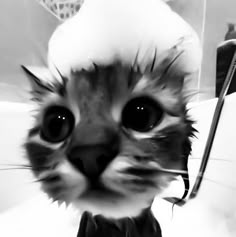
#> input picture mykitty.jpg, 236 x 237 px
$ jupyter execute 'ДЗ-1.ipynb'
#> lines starting #> are read from the running program, lines starting #| are printed output that depends on the picture; after the words box and inside, x2 and y2 are one past the last pixel; in counts of white or black regions, pixels touching at a corner belong together; long printed decimals are rounded
[cell 1]
import numpy as np
import cv2
import matplotlib.pyplot as plt

[cell 2]
image = cv2.imread('mykitty.jpg', cv2.IMREAD_GRAYSCALE)
#> image is the input picture: shape (237, 236); min 0, max 255, mean 156.2

plt.imshow(image, cmap='gray')
plt.axis('off')
plt.show()

[cell 3]
# Построение гистограммы через OpenCV
hist = cv2.calcHist([image], [0], None, [256], [0, 256])
#> hist = 256 values, max 2520 at index 254, min 60 at index 133, mean 218.5

hist = hist.flatten()

[cell 4]
plt.figure(figsize=(10, 4))
plt.plot(hist)
plt.xlabel('Яркость')
plt.ylabel('Количество пикселей')
plt.title('Гистограмма изображения')
plt.show()
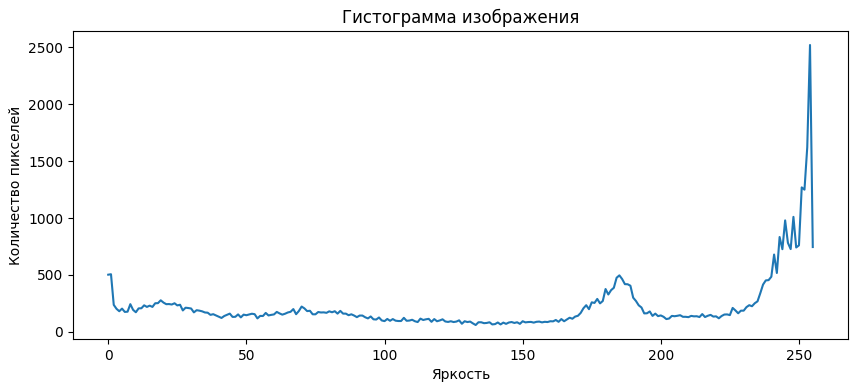
#> figure drawn by matplotlib, 1 panel; curve peaks at x = 254, y = 2520

[cell 5]
# Накопленная гистограмма
cdf = hist.cumsum()
#> cdf = 256 values from 502 to 55932

plt.figure(figsize=(10, 4))
plt.plot(cdf)
plt.xlabel('Яркость')
plt.ylabel('Накопленное количество пикселей')
plt.title('CDF')
plt.show()
#> figure, not shown here; curve peaks at x = 255, y = 55932

[cell 6]
# Эквализация гистограммы через OpenCV
equalized_image = cv2.equalizeHist(image)

[cell 7]
plt.figure(figsize=(12, 5))

plt.subplot(1, 2, 1)
plt.imshow(image, cmap='gray')
plt.title('Исходное изображение')
plt.axis('off')

plt.subplot(1, 2, 2)
plt.imshow(equalized_image, cmap='gray')
plt.title('После cv2.equalizeHist')
plt.axis('off')

plt.show()

[cell 8]
gamma1 = 0.5
gamma2 = 2.0

gamma_image1 = np.array(
    255 * (image / 255) ** gamma1,
    dtype=np.uint8
)

gamma_image2 = np.array(
    255 * (image / 255) ** gamma2,
    dtype=np.uint8
)
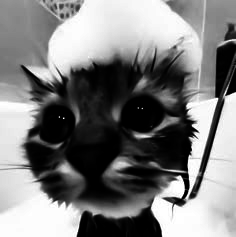
#> gamma_image2: shape (237, 236); min 0, max 255, mean 125.3


plt.figure(figsize=(15, 5))

plt.subplot(1, 3, 1)
plt.imshow(image, cmap='gray')
plt.title('Исходное изображение')
plt.axis('off')

plt.subplot(1, 3, 2)
plt.imshow(gamma_image1, cmap='gray')
plt.title('Гамма = 0.5')
plt.axis('off')

plt.subplot(1, 3, 3)
plt.imshow(gamma_image2, cmap='gray')
plt.title('Гамма = 2.0')
plt.axis('off')

plt.show()

[cell 9]
from skimage.metrics import structural_similarity, mean_squared_error

mse_gamma1 = mean_squared_error(image, gamma_image1)
#> mse_gamma1 = 1454.6
ssim_gamma1 = structural_similarity(image, gamma_image1)
#> ssim_gamma1 = 0.851

mse_gamma2 = mean_squared_error(image, gamma_image2)
#> mse_gamma2 = 1446.4
ssim_gamma2 = structural_similarity(image, gamma_image2)
#> ssim_gamma2 = 0.744

print("Gamma = 0.5")
print("MSE:", mse_gamma1)
#| MSE: 1454.566
print("SSIM:", ssim_gamma1)
#| SSIM: 0.8511

print("\nGamma = 2.0")
print("MSE:", mse_gamma2)
#| MSE: 1446.393
print("SSIM:", ssim_gamma2)
#| SSIM: 0.744

[cell 10]
mean = image.mean()
#> mean = 156.2
std = image.std()
#> std = 87.35

print("Среднее значение:", mean)
#| Среднее значение: 156.235
print("Стандартное отклонение:", std)
#| Стандартное отклонение: 87.352

[cell 11]
color_image = cv2.imread('mykittycolor.jpg')
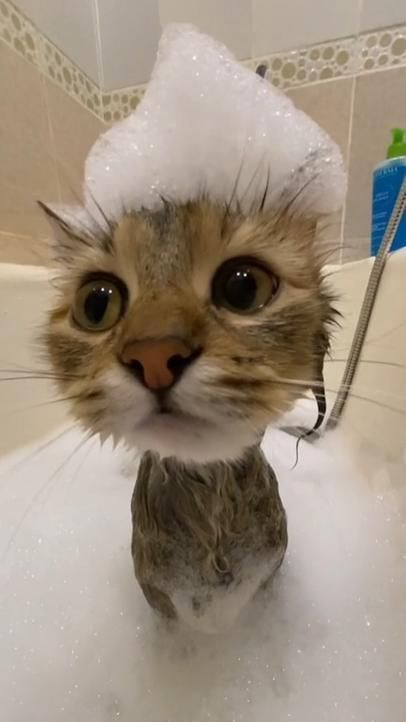
#> input picture mykittycolor.jpg, 406 x 722 px
#> color_image is the input picture: shape (722, 406, 3); mean B, G, R 126.6, 142.9, 157

color_image = cv2.cvtColor(color_image, cv2.COLOR_BGR2RGB)

plt.figure(figsize=(6, 5))
plt.imshow(color_image)
plt.title('Исходное цветное изображение')
plt.axis('off')
plt.show()

[cell 12]
eq_gray = equalized_image

print('Среднее исходного изображения:', np.mean(image))
#| Среднее исходного изображения: 156.235
print('Стандартное отклонение исходного:', np.std(image))
#| Стандартное отклонение исходного: 87.352

print('Среднее eq_gray:', np.mean(eq_gray))
#| Среднее eq_gray: 127.494
print('Стандартное отклонение eq_gray:', np.std(eq_gray))
#| Стандартное отклонение eq_gray: 75.220

[cell 13]
target_mean = np.mean(eq_gray)
#> target_mean = 127.5
target_std = np.std(eq_gray)
#> target_std = 75.22

print("Целевое среднее:", target_mean)
#| Целевое среднее: 127.494
print("Целевое стандартное отклонение:", target_std)
#| Целевое стандартное отклонение: 75.220

[cell 14]
lab = cv2.cvtColor(color_image, cv2.COLOR_RGB2LAB)
#> lab: shape (722, 406, 3); mean of channels 0, 1, 2 152.1, 131, 139

l, a, b = cv2.split(lab)
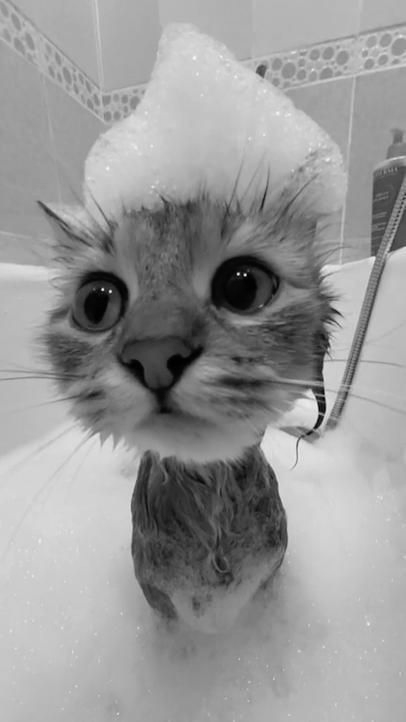
#> l: shape (722, 406); min 0, max 246, mean 152.1
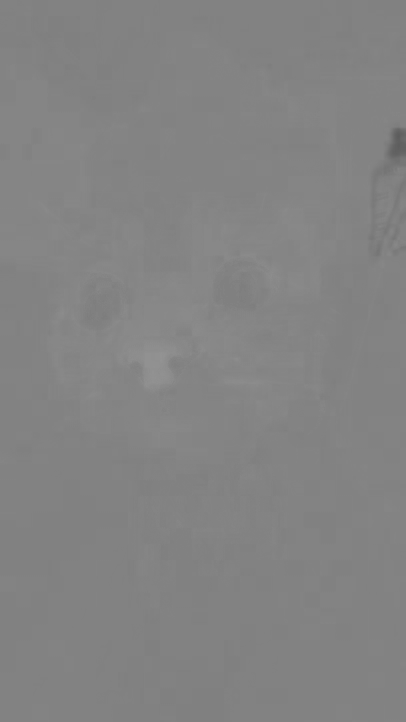
#> a: shape (722, 406); min 92, max 147, mean 131

l_equalized = cv2.equalizeHist(l)
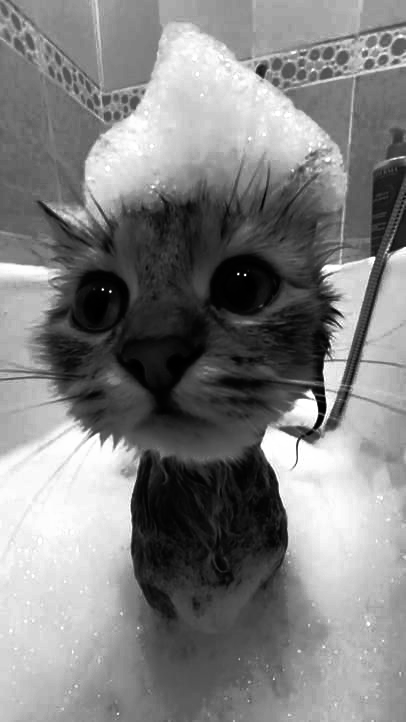
#> l_equalized: shape (722, 406); min 0, max 255, mean 128.5

lab_corrected = cv2.merge((l_equalized, a, b))
#> lab_corrected: shape (722, 406, 3); mean of channels 0, 1, 2 128.5, 131, 139

corrected_color = cv2.cvtColor(lab_corrected, cv2.COLOR_LAB2RGB)
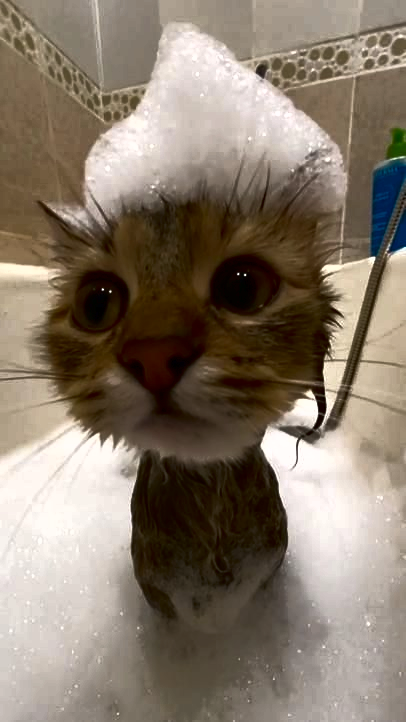
#> corrected_color: shape (722, 406, 3); mean R, G, B 134.9, 121.6, 106.5

print("Статистическая цветокоррекция выполнена")

[cell 15]
plt.figure(figsize=(12, 5))

plt.subplot(1, 2, 1)
plt.imshow(color_image)
plt.title('Исходное цветное изображение')
plt.axis('off')

plt.subplot(1, 2, 2)
plt.imshow(corrected_color)
plt.title('После статистической цветокоррекции')
plt.axis('off')

plt.show()

[cell 16]
thresholds = [50, 100, 150, 200]

plt.figure(figsize=(15, 10))

for i, threshold in enumerate(thresholds):

    _, binary = cv2.threshold(
        image,
        threshold,
        255,
        cv2.THRESH_BINARY
    )

    plt.subplot(2, 2, i + 1)
    plt.imshow(binary, cmap='gray')
    plt.title(f'Порог = {threshold}')
    plt.axis('off')
#> this loop made 4 passes
#> pass 1, `_, binary = cv2.threshold( image, threshold, 255, cv2.THRESH_BINARY )`:
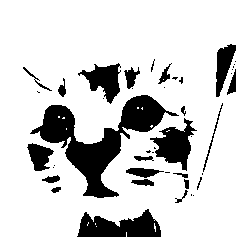
#> binary: shape (237, 236); 81.3% white; 44 black regions (22 under 20 px), largest, box (x1, y1, x2, y2) and area: (30, 95, 179, 198) 4518, (77, 209, 161, 237) 1499, (150, 118, 197, 171) 1127

plt.tight_layout()
plt.show()
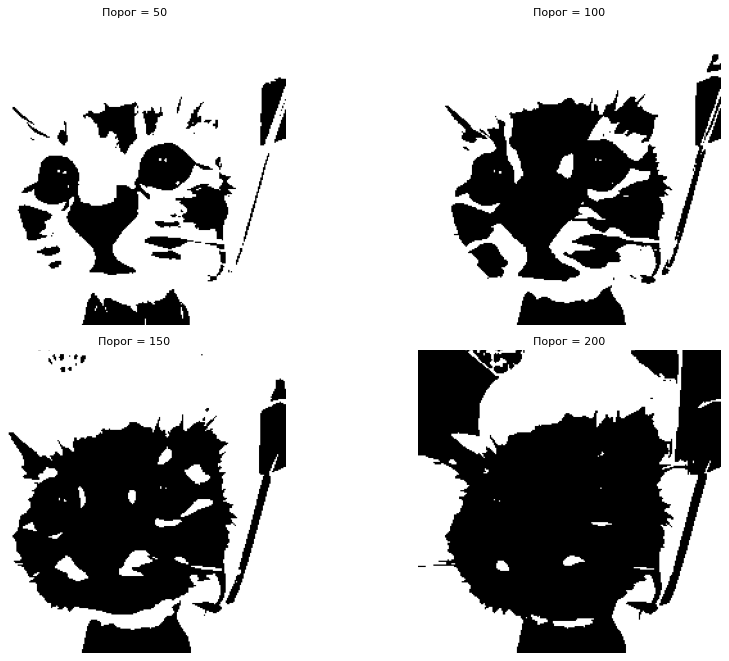
#> figure drawn by matplotlib, 4 panels

[cell 17]
threshold = 120

_, binary = cv2.threshold(
    image,
    threshold,
    255,
    cv2.THRESH_BINARY
)
#> binary: shape (237, 236); 63.7% white; 12 black regions (8 under 20 px), largest, box (x1, y1, x2, y2) and area: (21, 53, 198, 206) 16921, (77, 199, 162, 237) 1751, (190, 42, 236, 198) 1470, (225, 24, 236, 40) 113

_, binary_inv = cv2.threshold(
    image,
    threshold,
    255,
    cv2.THRESH_BINARY_INV
)

_, otsu = cv2.threshold(
    image,
    0,
    255,
    cv2.THRESH_BINARY + cv2.THRESH_OTSU
)
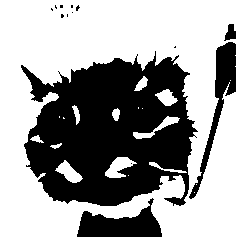
#> otsu: shape (237, 236); 61% white; 14 black regions (10 under 20 px), largest, box (x1, y1, x2, y2) and area: (21, 51, 198, 206) 18261, (77, 198, 162, 237) 1794, (189, 42, 236, 199) 1577, (224, 24, 236, 41) 129

plt.figure(figsize=(15, 5))

plt.subplot(1, 3, 1)
plt.imshow(binary, cmap='gray')
plt.title('Обычная бинаризация')
plt.axis('off')

plt.subplot(1, 3, 2)
plt.imshow(binary_inv, cmap='gray')
plt.title('Инвертированная бинаризация')
plt.axis('off')

plt.subplot(1, 3, 3)
plt.imshow(otsu, cmap='gray')
plt.title('Бинаризация Otsu')
plt.axis('off')

plt.show()
